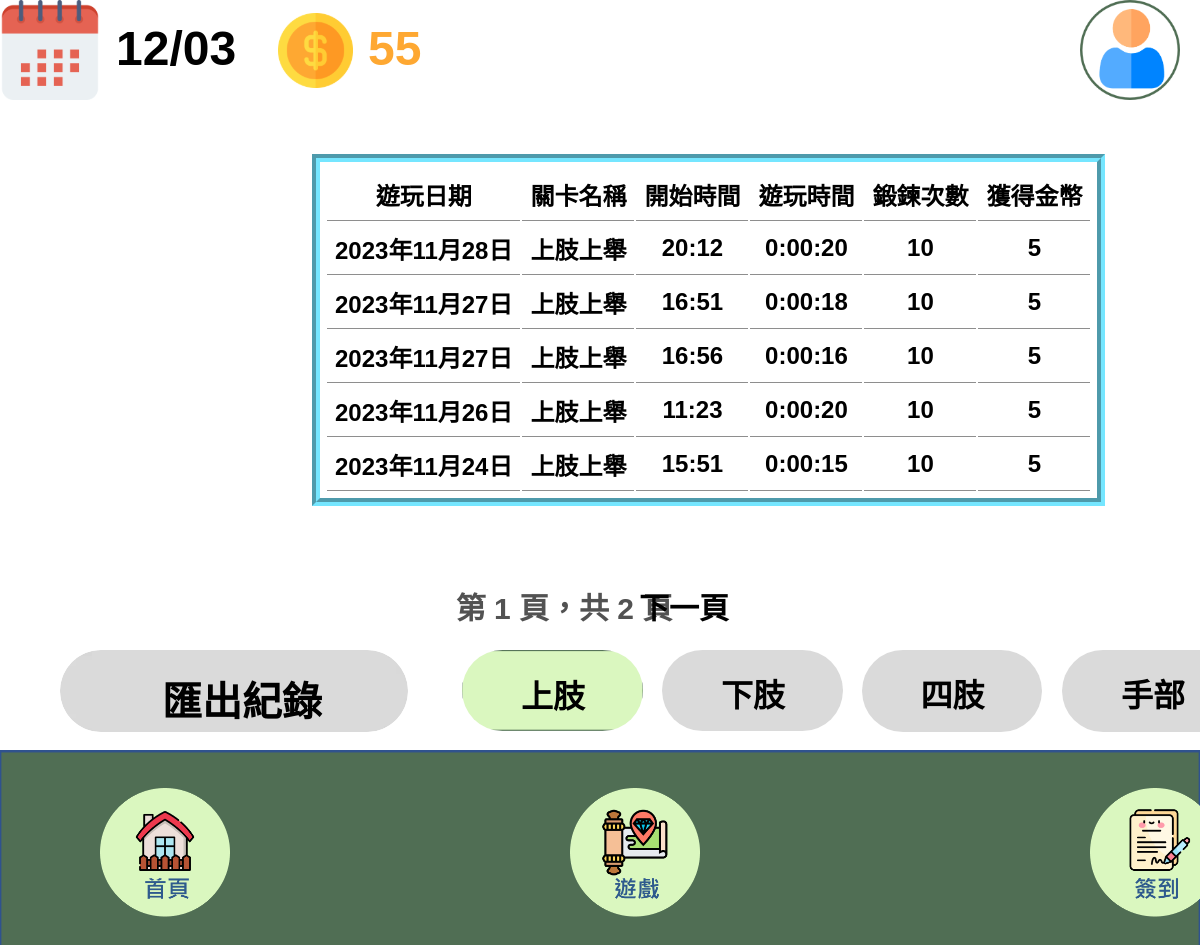
The app's page /紀錄上肢 (signed in), older data.
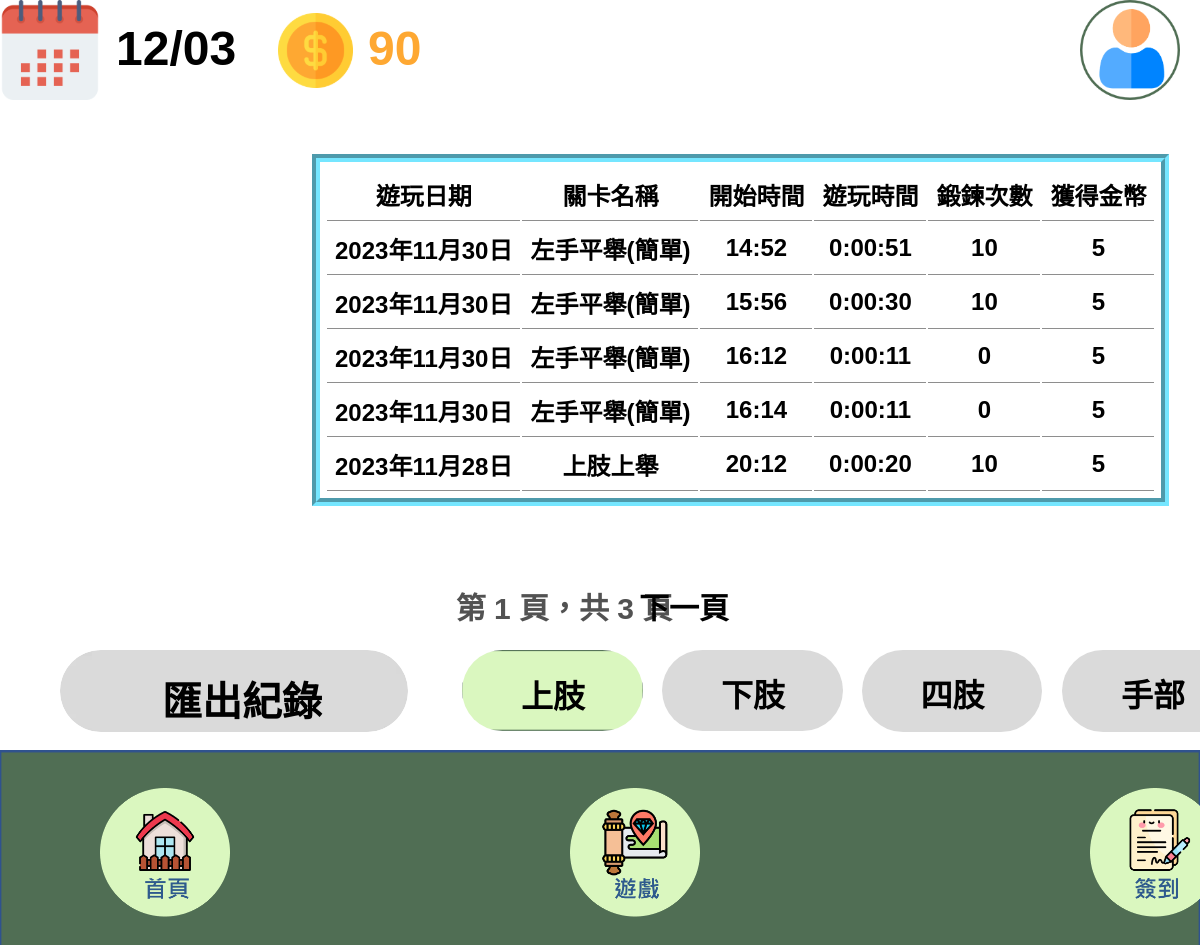
The same page, newer data.
### w2/models.py (models this page shows)
class GameRecord(models.Model):
    USER_UID = models.CharField(max_length=20)
    PlayDate = models.DateField()
    PlayPart = models.CharField(max_length=20)
    UID = models.CharField(max_length=30)
    PlayStage = models.CharField(max_length=20)
    StartTime = models.TimeField()
    EndTime = models.TimeField()
    DurationTime = models.DurationField()
    AddCoin = models.IntegerField(default=0)
    ExerciseCount = models.IntegerField(default=0)
    EstablishTime = models.DateTimeField(auto_now_add=True)

### w2/views.py (called while the page is built)
def calculate_total_coins(user):
    user_profile = get_object_or_404(UserProfile, user=user)
    user_uid = user_profile.USER_UID
    arm_total_coins = ArmMetrics.objects.filter(USER_UID=user_uid).aggregate(
        total_coins=Sum('TotalGetCoin')).get('total_coins', 0)
    foot_total_coins = FootMetrics.objects.filter(USER_UID=user_uid).aggregate(
        total_coins=Sum('TotalGetCoin')).get('total_coins', 0)
    limb_total_coins = LimbMetrics.objects.filter(USER_UID=user_uid).aggregate(
        total_coins=Sum('TotalGetCoin')).get('total_coins', 0)
    hand_total_coins = HandMetrics.objects.filter(USER_UID=user_uid).aggregate(
        total_coins=Sum('TotalGetCoin')).get('total_coins', 0)
    total_coins = arm_total_coins + foot_total_coins + \
        limb_total_coins + hand_total_coins
    return total_coins

### templates/紀錄上肢.html (shortened to what the changed rows need)
{% load static %}
<!DOCTYPE html>
<html lang="zh-Hant">
  <head>
    <link rel="stylesheet" href="{% static 'css/style.css' %}" />
  </head>
  <body>
    <div>
      <link href="{% static 'css/紀錄.css' %}" rel="stylesheet" />
      <div class="component-紀錄1-container">
        <div class="component-紀錄1-frame">
          <span class="component-紀錄1-text02"><span>{{ total_coins }}</span></span>
          <div class="component-紀錄1-table">
            <table>
                <tr style="border-bottom: 2px solid #000;">
                  <th>遊玩日期</th>
                  <th>關卡名稱</th>
                  <th>開始時間</th>
                  <th>遊玩時間</th>
                  <th>鍛鍊次數</th>
                  <th>獲得金幣</th>
                </tr>
                {% for record in play_records %}
                  <tr>
                    <td>{{ record.PlayDate }}</td>
                    <td>{{ record.PlayStage }}</td>
                    <td>{{ record.StartTime }}</td>
                    <td>{{ record.DurationTime }}</td>
                    <td>{{ record.ExerciseCount }}</td>
                    <td>{{ record.AddCoin }}</td>
                  </tr>
                {% endfor %}
            </table>
          </div>
          <div class="component-紀錄1-pagination">
            <span>第 {{ play_records.number }} 頁，共 {{ play_records.paginator.num_pages }} 頁</span>
            {% if play_records.has_next %}
                <a class ="table_nextpage" href="?page={{ play_records.next_page_number }}">下一頁</a>
            {% endif %}
          </div>
        </div>
      </div>
    </div>
  </body>
</html>

Row changes from the older to the newer data that the page shows:
no longer on this page (row unchanged): GameRecord: PlayDate "2023年11月27日", PlayStage "上肢上舉", StartTime "16:51", DurationTime "0:00:18", ExerciseCount "10", AddCoin "5"
no longer on this page (row unchanged): GameRecord: PlayDate "2023年11月27日", PlayStage "上肢上舉", StartTime "16:56", DurationTime "0:00:16", ExerciseCount "10", AddCoin "5"
no longer on this page (row unchanged): GameRecord: PlayDate "2023年11月26日", PlayStage "上肢上舉", StartTime "11:23", DurationTime "0:00:20", ExerciseCount "10", AddCoin "5"
no longer on this page (row unchanged): GameRecord: PlayDate "2023年11月24日", PlayStage "上肢上舉", StartTime "15:51", DurationTime "0:00:15", ExerciseCount "10", AddCoin "5"
added GameRecord: PlayDate "2023年11月30日", PlayStage "左手平舉(簡單)", StartTime "14:52", DurationTime "0:00:51", ExerciseCount "10", AddCoin "5"
added GameRecord: PlayDate "2023年11月30日", PlayStage "左手平舉(簡單)", StartTime "15:56", DurationTime "0:00:30", ExerciseCount "10", AddCoin "5"
added GameRecord: PlayDate "2023年11月30日", PlayStage "左手平舉(簡單)", StartTime "16:12", DurationTime "0:00:11", ExerciseCount "0", AddCoin "5"
added GameRecord: PlayDate "2023年11月30日", PlayStage "左手平舉(簡單)", StartTime "16:14", DurationTime "0:00:11", ExerciseCount "0", AddCoin "5"
Text that changed along with them:
{{ total_coins }}: "55" → "90"
{{ play_records.paginator.num_pages }}: "2" → "3"
